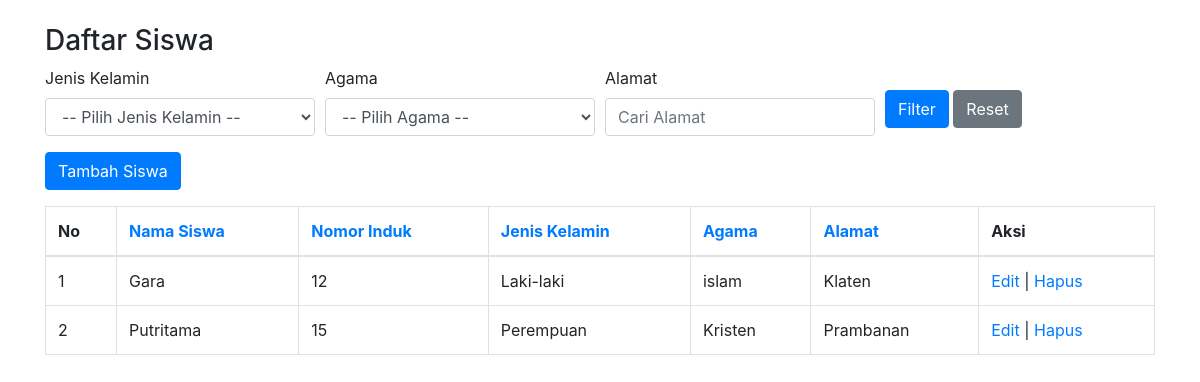
Screenshot of /app/data-siswa.php with the database file from the repository.
### tables this page shows
CREATE TABLE `tb_siswa` (
  `student_id` int(11) NOT NULL,
  `nama` varchar(100) NOT NULL,
  `nomor_induk` varchar(20) NOT NULL,
  `jenis_kelamin` varchar(10) DEFAULT NULL,
  `agama` varchar(20) DEFAULT NULL,
  `alamat` text DEFAULT NULL
);

### app/data-siswa.php (the view, shortened to what this page needs)
<!DOCTYPE html>
<html lang="en">
<head>
    <link rel="stylesheet" href="https://cdn.jsdelivr.net/npm/bootstrap@4.0.0/dist/css/bootstrap.min.css">
</head>
<body>
<div class="container mt-4">
    <h3>Daftar Siswa</h3>
    <form method="GET" class="mb-3">
    <div class="form-row">
        <div class="col">
            <label for="jenis_kelamin">Jenis Kelamin</label>
            <select name="jenis_kelamin" class="form-control">
                <option value="">-- Pilih Jenis Kelamin --</option>
            </select>
        </div>
        <div class="col">
            <label for="agama">Agama</label>
            <select name="agama" class="form-control">
                <option value="">-- Pilih Agama --</option>
            </select>
        </div>
        <div class="col">
            <label for="alamat">Alamat</label>
            <input type="text" name="alamat" class="form-control" placeholder="Cari Alamat" value="<?= isset($_GET['alamat']) ? $_GET['alamat'] : '' ?>">
        </div>
        <div class="col mt-4">
            <button type="submit" class="btn btn-primary">Filter</button>
            <a href="<?= htmlspecialchars($_SERVER['PHP_SELF']) ?>" class="btn btn-secondary">Reset</a>
        </div>
    </div>
</form>
    <a href="form-tambah-siswa.php" class="btn btn-primary mb-3">Tambah Siswa</a>
    <table class="table table-bordered">
        <thead>
        <tr>
            <?php
            function sort_link($field, $label) {
                $current_sort = isset($_GET['sort']) ? $_GET['sort'] : '';
                $current_order = isset($_GET['order']) ? $_GET['order'] : 'ASC';
                $new_order = ($current_sort == $field && $current_order == 'ASC') ? 'DESC' : 'ASC';
                $arrow = '';
                return "<a href='?sort=$field&order=$new_order'>$label $arrow</a>";
            }
            ?>
            <th>No</th>
            <th style="color: black;"><?= sort_link('nama', 'Nama Siswa') ?></th>
            <th style="color: black;"><?= sort_link('nomor_induk', 'Nomor Induk') ?></th>
            <th style="color: black;"><?= sort_link('jenis_kelamin', 'Jenis Kelamin') ?></th>
            <th style="color: black;"><?= sort_link('agama', 'Agama') ?></th>
            <th style="color: black;"><?= sort_link('alamat', 'Alamat') ?></th>
            <th>Aksi</th>
        </tr>
        </thead>
        <tbody>
<?php
include '../auth/koneksi.php';
$sort = isset($_GET['sort']) ? $_GET['sort'] : 'nama';
$order = isset($_GET['order']) ? $_GET['order'] : 'ASC';
$query = "SELECT student_id, nama, nomor_induk, jenis_kelamin, agama, alamat FROM tb_siswa WHERE 1=1";
$query .= " ORDER BY $sort $order";
$result = mysqli_query($mysqli, $query);
if (mysqli_num_rows($result) > 0) {
    $nomor = 1;
    while ($row = mysqli_fetch_assoc($result)) {
        echo "<tr>
            <td>{$nomor}</td>
            <td>{$row['nama']}</td>
            <td>{$row['nomor_induk']}</td>
            <td>{$row['jenis_kelamin']}</td>
            <td>{$row['agama']}</td>
            <td>{$row['alamat']}</td>
            <td>
                <a href='form-edit-siswa.php?id={$row['student_id']}'>Edit</a> |
                <a href='hapus-data-siswa.php?id={$row['student_id']}' onclick='return confirm(\"Yakin ingin menghapus data ini?\")'>Hapus</a>
            </td>
        </tr>";
        $nomor++;
    }
} else {
    echo "<tr><td colspan='7' class='text-center'>Data tidak ditemukan</td></tr>";
}
?>
</tbody>
    </table>
</div>
</body>
</html>

### rows the page displays
tb_siswa: nama "Gara", nomor_induk "12", jenis_kelamin "Laki-laki", agama "islam", alamat "Klaten"
tb_siswa: nama "Putritama", nomor_induk "15", jenis_kelamin "Perempuan", agama "Kristen", alamat "Prambanan"

### other values shown
$label "Nama Siswa Nomor Induk Jenis Kelamin Agama Alamat"
